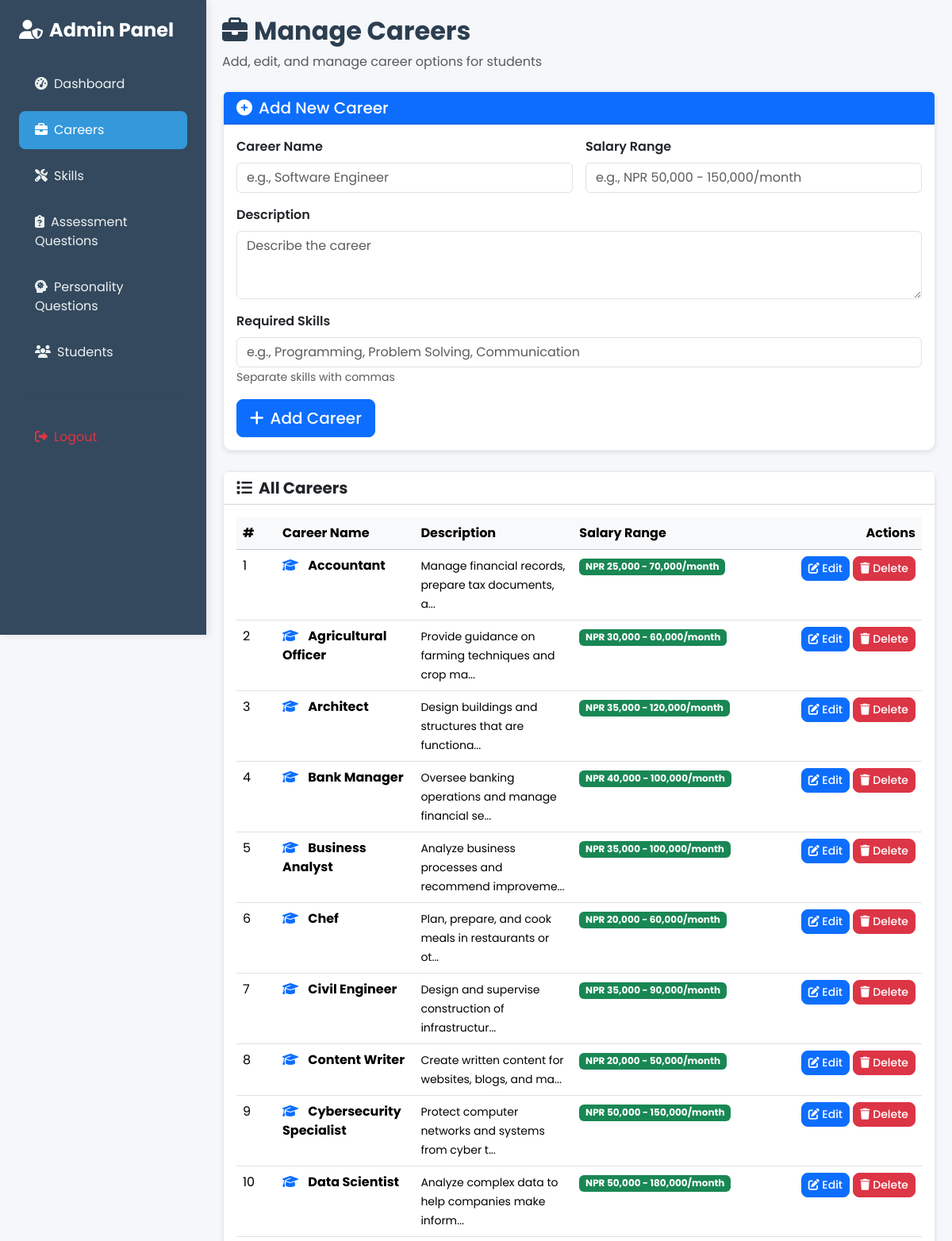
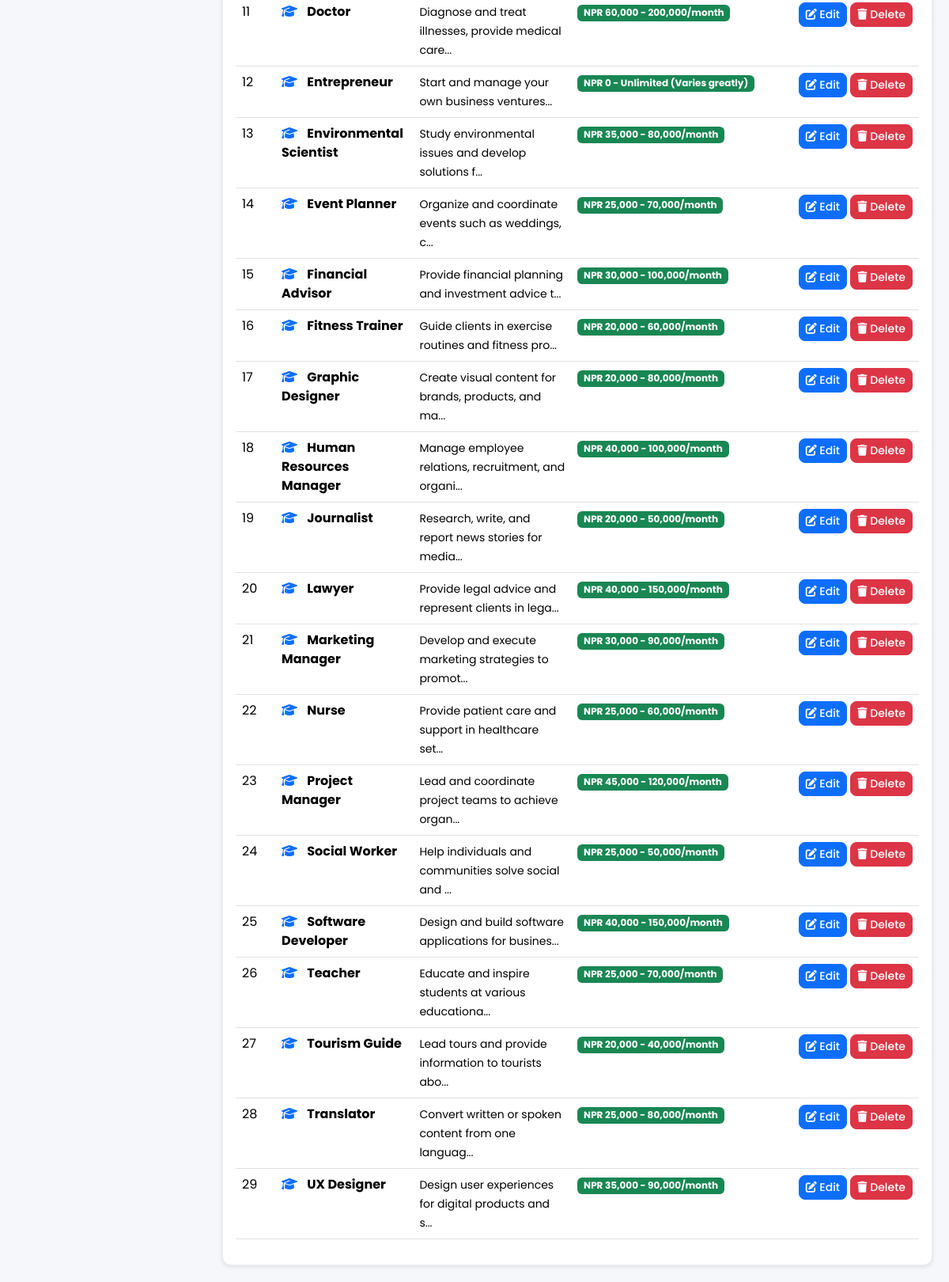
The app's page /admin/manage_careers.php (signed in) with its own data (2 pictures, top to bottom).
### tables this page shows
CREATE TABLE IF NOT EXISTS careers (
    id INT AUTO_INCREMENT PRIMARY KEY,
    career_name VARCHAR(150) NOT NULL,
    description TEXT,
    required_skills TEXT,
    education_required VARCHAR(255) DEFAULT 'Bachelor Degree or equivalent',
    salary_range VARCHAR(100),
    job_locations VARCHAR(255) DEFAULT 'Kathmandu, Pokhara, Biratnagar',
    created_at TIMESTAMP DEFAULT CURRENT_TIMESTAMP
);

### admin/manage_careers.php (the view, shortened to what this page needs)
<?php
include 'header.php';
include '../db.php';
include 'sidebar.php';
$editing = false;
?>
<div class="main-content">
    <div class="mb-4">
        <h2 class="fw-bold"><i class="fas fa-briefcase me-2"></i><?= $editing ? 'Edit Career' : 'Manage Careers' ?></h2>
        <p class="text-muted"><?= $editing ? 'Update career information' : 'Add, edit, and manage career options for students' ?></p>
    </div>
    <?php if(!$editing): ?>
    <div class="card shadow-sm mb-4">
        <div class="card-header bg-primary text-white">
            <h5 class="mb-0"><i class="fas fa-plus-circle me-2"></i>Add New Career</h5>
        </div>
        <div class="card-body">
            <form method="POST">
                <div class="row g-3">
                    <div class="col-md-6">
                        <label for="career_name" class="form-label fw-semibold">Career Name</label>
                        <input type="text" name="career_name" id="career_name" class="form-control" placeholder="e.g., Software Engineer" required>
                    </div>
                    <div class="col-md-6">
                        <label for="salary_range" class="form-label fw-semibold">Salary Range</label>
                        <input type="text" name="salary_range" id="salary_range" class="form-control" placeholder="e.g., NPR 50,000 - 150,000/month">
                    </div>
                    <div class="col-md-12">
                        <label for="description" class="form-label fw-semibold">Description</label>
                        <textarea name="description" id="description" class="form-control" rows="3" placeholder="Describe the career"></textarea>
                    </div>
                    <div class="col-md-12">
                        <label for="required_skills" class="form-label fw-semibold">Required Skills</label>
                        <input type="text" name="required_skills" id="required_skills" class="form-control" placeholder="e.g., Programming, Problem Solving, Communication">
                        <small class="text-muted">Separate skills with commas</small>
                    </div>
                    <div class="col-12">
                        <button type="submit" name="add_career" class="btn btn-primary btn-lg">
                            <i class="fas fa-plus me-2"></i>Add Career
                        </button>
                    </div>
                </div>
            </form>
        </div>
    </div>
    <?php endif; ?>
    <div class="card shadow-sm">
        <div class="card-header bg-white">
            <h5 class="mb-0 fw-bold"><i class="fas fa-list me-2"></i>All Careers</h5>
        </div>
        <div class="card-body">
            <div class="table-responsive">
                <table class="table table-hover">
                    <thead class="table-light">
                        <tr>
                            <th width="50">#</th>
                            <th>Career Name</th>
                            <th>Description</th>
                            <th>Salary Range</th>
                            <th width="200" class="text-end">Actions</th>
                        </tr>
                    </thead>
                    <tbody>
                        <?php
                        $careers = $conn->query("SELECT * FROM careers ORDER BY career_name ASC");
                        if($careers->num_rows > 0){
                            $i = 1;
                            while($row = $careers->fetch_assoc()){
                                $desc = htmlspecialchars(substr($row['description'], 0, 50)) . '...';
                                echo "<tr>
                                    <td>{$i}</td>
                                    <td>
                                        <i class='fas fa-graduation-cap me-2 text-primary'></i>
                                        <strong>" . htmlspecialchars($row['career_name']) . "</strong>
                                    </td>
                                    <td><small>{$desc}</small></td>
                                    <td><span class='badge bg-success'>" . htmlspecialchars($row['salary_range']) . "</span></td>
                                    <td class='text-end'>
                                        <a href='manage_careers.php?edit={$row['id']}' class='btn btn-sm btn-primary'>
                                            <i class='fas fa-edit'></i> Edit
                                        </a>
                                        <a href='manage_careers.php?delete={$row['id']}' class='btn btn-sm btn-danger' onclick='return confirm(\"Delete this career?\")'>
                                            <i class='fas fa-trash'></i> Delete
                                        </a>
                                    </td>
                                </tr>";
                                $i++;
                            }
                        } else {
                            echo "<tr><td colspan='5' class='text-center py-4'>
                                <i class='fas fa-inbox fa-3x text-muted mb-3 d-block'></i>
                                <p class='text-muted'>No careers yet. Add your first career above!</p>
                            </td></tr>";
                        }
                        ?>
                    </tbody>
                </table>
            </div>
        </div>
    </div>
</div>
<?php include 'footer.php'; ?>

### admin/header.php (shortened to what this page needs)
?><!DOCTYPE html>
<html lang="en">
<head>
    <link href="https://cdn.jsdelivr.net/npm/bootstrap@5.3.2/dist/css/bootstrap.min.css" rel="stylesheet">
    <link rel="stylesheet" href="https://cdnjs.cloudflare.com/ajax/libs/font-awesome/6.4.2/css/all.min.css">
</head>
<body>

### admin/sidebar.php (shortened to what this page needs)
<?php
$current_page = basename($_SERVER['PHP_SELF']);
?>
    <nav class="sidebar">
        <div class="p-4">
            <h4 class="text-white fw-bold mb-4">
                <i class="fas fa-user-shield me-2"></i>Admin Panel
            </h4>
            <ul class="nav nav-pills flex-column mb-auto">
                <li class="nav-item">
                    <a href="index.php" class="nav-link <?= $current_page=='index.php' ? 'active' : '' ?>">
                        <i class="fas fa-tachometer-alt me-2"></i>Dashboard
                    </a>
                </li>
                <li class="nav-item">
                    <a href="manage_careers.php" class="nav-link <?= $current_page=='manage_careers.php' ? 'active' : '' ?>">
                        <i class="fas fa-briefcase me-2"></i>Careers
                    </a>
                </li>
                <li class="nav-item">
                    <a href="manage_skills.php" class="nav-link <?= $current_page=='manage_skills.php' ? 'active' : '' ?>">
                        <i class="fas fa-tools me-2"></i>Skills
                    </a>
                </li>
                <li class="nav-item">
                    <a href="manage_assessments.php" class="nav-link <?= $current_page=='manage_assessments.php' ? 'active' : '' ?>">
                        <i class="fas fa-clipboard-question me-2"></i>Assessment Questions
                    </a>
                </li>
                <li class="nav-item">
                    <a href="manage_personality.php" class="nav-link <?= $current_page=='manage_personality.php' ? 'active' : '' ?>">
                        <i class="fas fa-head-side-virus me-2"></i>Personality Questions
                    </a>
                </li>
                <li class="nav-item">
                    <a href="manage_students.php" class="nav-link <?= $current_page=='manage_students.php' ? 'active' : '' ?>">
                        <i class="fas fa-users me-2"></i>Students
                    </a>
                </li>
            </ul>
            <hr class="my-4" style="opacity: 0.2;">
            <ul class="nav nav-pills flex-column">
                <li class="nav-item">
                    <a href="logout.php" class="nav-link text-danger">
                        <i class="fas fa-sign-out-alt me-2"></i>Logout
                    </a>
                </li>
            </ul>
        </div>
    </nav>

### admin/footer.php (shortened to what this page needs)
</body>
</html>

### admin/header.php (style rules this page uses)
* { margin: 0; padding: 0; box-sizing: border-box; }
body { font-family: 'Poppins', sans-serif; background: #f5f7fa; color: #2c3e50; }
.sidebar { background: #34495e; min-height: 100vh; box-shadow: 2px 0 10px rgba(0,0,0,0.1); width: 260px; position: fixed; top: 0; left: 0; z-index: 1000; }
.sidebar .nav-link { color: #ecf0f1; padding: 12px 20px; margin: 5px 0; border-radius: 8px; transition: all 0.3s ease; }
.sidebar .nav-link.active { background: #3498db; color: white; }
.btn { border-radius: 8px; font-weight: 500; }
.card { border-radius: 12px; border: 2px solid #e8ecef; }
.main-content { margin-left: 260px; padding: 20px; width: calc(100% - 260px); }

### records on screen
careers: career_name "Accountant", description "Manage financial records, prepare tax documents, a...", salary_range "NPR 25,000 - 70,000/month"
careers: career_name "Agricultural Officer", description "Provide guidance on farming techniques and crop ma...", salary_range "NPR 30,000 - 60,000/month"
careers: career_name "Architect", description "Design buildings and structures that are functiona...", salary_range "NPR 35,000 - 120,000/month"
careers: career_name "Bank Manager", description "Oversee banking operations and manage financial se...", salary_range "NPR 40,000 - 100,000/month"
careers: career_name "Business Analyst", description "Analyze business processes and recommend improveme...", salary_range "NPR 35,000 - 100,000/month"
careers: career_name "Chef", description "Plan, prepare, and cook meals in restaurants or ot...", salary_range "NPR 20,000 - 60,000/month"
careers: career_name "Civil Engineer", description "Design and supervise construction of infrastructur...", salary_range "NPR 35,000 - 90,000/month"
careers: career_name "Content Writer", description "Create written content for websites, blogs, and ma...", salary_range "NPR 20,000 - 50,000/month"
careers: career_name "Cybersecurity Specialist", description "Protect computer networks and systems from cyber t...", salary_range "NPR 50,000 - 150,000/month"
careers: career_name "Data Scientist", description "Analyze complex data to help companies make inform...", salary_range "NPR 50,000 - 180,000/month"
careers: career_name "Doctor", description "Diagnose and treat illnesses, provide medical care...", salary_range "NPR 60,000 - 200,000/month"
careers: career_name "Entrepreneur", description "Start and manage your own business ventures...", salary_range "NPR 0 - Unlimited (Varies greatly)"
careers: career_name "Environmental Scientist", description "Study environmental issues and develop solutions f...", salary_range "NPR 35,000 - 80,000/month"
careers: career_name "Event Planner", description "Organize and coordinate events such as weddings, c...", salary_range "NPR 25,000 - 70,000/month"
careers: career_name "Financial Advisor", description "Provide financial planning and investment advice t...", salary_range "NPR 30,000 - 100,000/month"
careers: career_name "Fitness Trainer", description "Guide clients in exercise routines and fitness pro...", salary_range "NPR 20,000 - 60,000/month"
careers: career_name "Graphic Designer", description "Create visual content for brands, products, and ma...", salary_range "NPR 20,000 - 80,000/month"
careers: career_name "Human Resources Manager", description "Manage employee relations, recruitment, and organi...", salary_range "NPR 40,000 - 100,000/month"
careers: career_name "Journalist", description "Research, write, and report news stories for media...", salary_range "NPR 20,000 - 50,000/month"
careers: career_name "Lawyer", description "Provide legal advice and represent clients in lega...", salary_range "NPR 40,000 - 150,000/month"
careers: career_name "Marketing Manager", description "Develop and execute marketing strategies to promot...", salary_range "NPR 30,000 - 90,000/month"
careers: career_name "Nurse", description "Provide patient care and support in healthcare set...", salary_range "NPR 25,000 - 60,000/month"
careers: career_name "Project Manager", description "Lead and coordinate project teams to achieve organ...", salary_range "NPR 45,000 - 120,000/month"
careers: career_name "Social Worker", description "Help individuals and communities solve social and ...", salary_range "NPR 25,000 - 50,000/month"
careers: career_name "Software Developer", description "Design and build software applications for busines...", salary_range "NPR 40,000 - 150,000/month"
careers: career_name "Teacher", description "Educate and inspire students at various educationa...", salary_range "NPR 25,000 - 70,000/month"
careers: career_name "Tourism Guide", description "Lead tours and provide information to tourists abo...", salary_range "NPR 20,000 - 40,000/month"
careers: career_name "Translator", description "Convert written or spoken content from one languag...", salary_range "NPR 25,000 - 80,000/month"
careers: career_name "UX Designer", description "Design user experiences for digital products and s...", salary_range "NPR 35,000 - 90,000/month"
